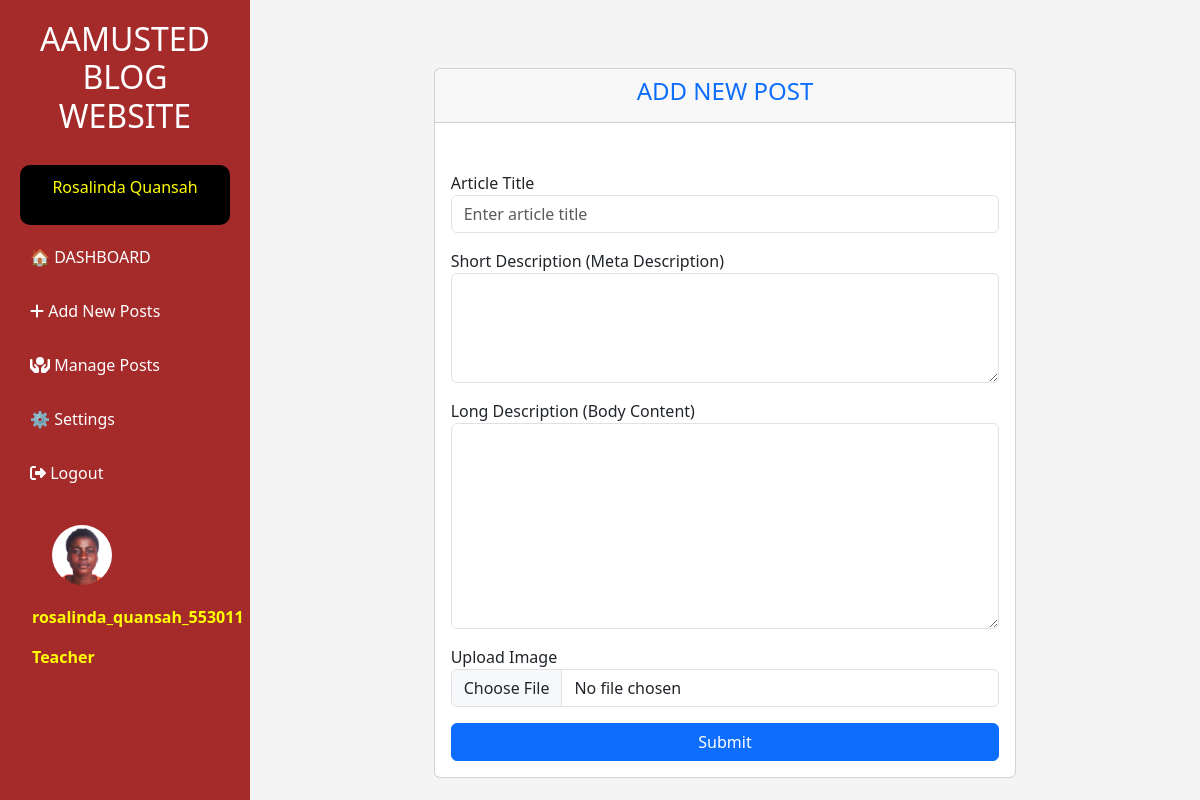
Page /admin/add_posts.php (signed in) on the committed database.
### tables this page shows
CREATE TABLE `blog_users` (
  `user_id` int(11) NOT NULL,
  `fname` varchar(100) NOT NULL,
  `lname` varchar(100) NOT NULL,
  `email` varchar(100) NOT NULL,
  `password` varchar(255) NOT NULL,
  `user_name` varchar(255) NOT NULL,
  `gender` varchar(20) NOT NULL,
  `role` varchar(100) NOT NULL,
  `date` datetime NOT NULL,
  `status` varchar(100) NOT NULL
);

CREATE TABLE `profile_photo` (
  `profile_id` int(11) NOT NULL,
  `user_id` int(11) NOT NULL,
  `user_name` varchar(255) NOT NULL,
  `profession` varchar(255) NOT NULL,
  `image` varchar(255) NOT NULL,
  `date` datetime NOT NULL
);

### admin/add_posts.php (the view, shortened to what this page needs)
<?php
$conn = mysqli_connect("localhost", "root", "", "blog");
?>
<!DOCTYPE html>
<html lang="en">
<head>
    <link href="https://cdn.jsdelivr.net/npm/bootstrap@5.0.2/dist/css/bootstrap.min.css" rel="stylesheet">
    <link rel="stylesheet" href="//maxcdn.bootstrapcdn.com/font-awesome/4.3.0/css/font-awesome.min.css">
    <link rel="stylesheet" href="https://cdnjs.cloudflare.com/ajax/libs/font-awesome/6.1.1/css/all.min.css">
    <link rel="stylesheet" href="assets/css/bootstrap.min.css">
    <link rel="stylesheet" href="../includes/header.css">
</head>
<body>
<?php include "../includes/sidebar.php"; ?>
<div class="main-content">
    <div class="container">
        <div class="row">
            <div class="col-md-2"></div>
            <div class="col-md-8 mt-5">
                <div class="card">
                    <div class="card-header text-center text-primary">
                        <h4>ADD NEW POST</h4>
                    </div>
                    <div class="card-body">
                        <form action="insert_add_article.php" method="post" enctype="multipart/form-data">
                            <br>
                            <div class="form-group mb-3">
                                <label>Article Title</label>
                                <input type="text" name="title" class="form-control" required placeholder="Enter article title">
                            </div>
                            <div class="form-group mb-3">
                                <label>Short Description (Meta Description)</label>
                                <textarea name="short_description" class="form-control" rows="4" required></textarea>
                            </div>
                            <div class="form-group mb-3">
                                <label>Long Description (Body Content)</label>
                                <textarea name="content" class="form-control" rows="8" id="textarea1" required></textarea>
                            </div>
                            <div class="form-group mb-3">
                                <label>Upload Image</label>
                                <input type="file" name="image" class="form-control" accept="image/*">
                            </div>
                            <button type="submit" name="submit_article" class="btn btn-primary w-100">Submit</button>
                        </form>
                    </div>
                </div>
            </div>
            <div class="col-md-2"></div>
        </div>
    </div>
</div>
</body>
</html>

### includes/sidebar.php (shortened to what this page needs)
<?php
include "../includes/connection.php";
$email = $_SESSION['email'];
$get_user = "SELECT * FROM blog_users WHERE email = '$email'";
$run_user = mysqli_query($conn, $get_user);
$row = mysqli_fetch_assoc($run_user);
?>
<!DOCTYPE html>
<html lang="en">
<head>
  <link rel="stylesheet" href="https://cdnjs.cloudflare.com/ajax/libs/font-awesome/6.5.0/css/all.min.css">
     <link href="https://cdn.jsdelivr.net/npm/bootstrap@5.0.2/dist/css/bootstrap.min.css" rel="stylesheet" >
     <link rel="stylesheet" href="//maxcdn.bootstrapcdn.com/font-awesome/4.3.0/css/font-awesome.min.css">
    <link rel="stylesheet" href="https://cdnjs.cloudflare.com/ajax/libs/font-awesome/6.1.1/css/all.min.css" />
    <link rel="stylesheet" href="assets/css/bootstrap.min.css">
    <link rel="stylesheet" href="..\includes/header.css">
</head>
<body>
  <div class="sidebar" id="sidebar">
    <h2>AAMUSTED BLOG WEBSITE</h2>
   <div style="background-color: black;padding:10px;border-radius:10px"> <p style="color:yellow; text-align:center">
     <?php echo $row['fname'] . " " .  $row['lname'];?>
     </p>
   </div>
    <a href="blog_post.php">🏠 DASHBOARD</a>
    <a href="add_posts.php"><i class="fa-solid fa-plus"></i> Add New Posts</a>
    <a href="manage_posts.php"><i class="fa-solid fa-hands-holding-circle"></i> Manage Posts</a>
    <a href="set_profile.php">⚙️ Settings</a>
   <a href="..\login.php" onclick="return confirm('Do You Really Want to Logout This Page? ')"><i class="fas fa-sign-out-alt"></i> Logout</a>
     <div class="container" id="" >
        <div class="row">
            <div  class="col-md-12" id="profile-pic">
           <?php
          $sql = "SELECT * FROM `profile_photo` inner join blog_users where profile_photo.user_id = blog_users.user_id AND  blog_users.email = '".$_SESSION['email']."' ";
          $query= mysqli_query($conn, $sql);
          while($row = mysqli_fetch_assoc($query)){
            ?>
            <img src="..\img/<?php echo $row['image']?>" style="width:60px;height:60px">
            <p style="color:yellow; font-weight:bold; font-family:'Segoe UI', Tahoma, Geneva, Verdana, sans-serif"><?php echo $row['user_name']?></p>
            <p style="color:yellow; font-weight:bold; font-family:'Segoe UI', Tahoma, Geneva, Verdana, sans-serif"><?php echo $row['profession']?></p>
              <?php
            }
            ?>
            </div>
        </div>
      </div><br>
  </div>
</body>
</html>

### includes/sidebar.php (style rules this page uses)
* { box-sizing: border-box; margin: 0; padding: 0; }
body { font-family: 'Segoe UI', sans-serif; display: flex; min-height: 100vh; background-color: #f4f4f4; }
.sidebar { background-image: linear-gradient(to right,#A52A2A, #A52A2A); color: white; width: 250px; height: 100vh; position: fixed; top: 0; left: 0; padding: 20px; transition: transform 0.3s ease; }
.sidebar h2 { margin-bottom: 30px; text-align: center; }
.sidebar a { display: block; padding: 10px; margin: 10px 0; text-decoration: none; color: white; border-radius: 5px; transition: background 0.2s; }
.main-content { margin-left: 250px; padding: 20px; width: 100%; }
#profile-pic img { margin: 20px; margin-bottom:20px; border-radius: 100%; width: 70px; }

### admin/add_posts.php (style rules this page uses)
body { overflow: scroll; }

### rows in the picture
blog_users: fname "Rosalinda", lname "Quansah"
profile_photo: image (picture), user.user_name "rosalinda_quansah_553011", profession "Teacher"
